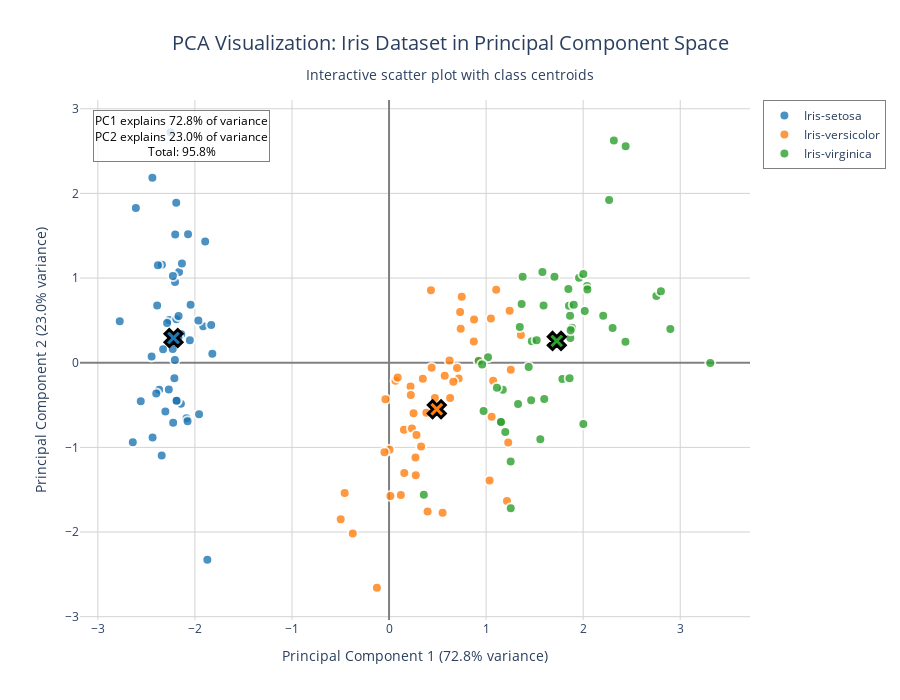

Write notebook code for a chart like this one.
### Code cell
# Enhanced Plotly PCA visualization with additional features
fig_pca_enhanced = go.Figure()

# Define colors matching the original matplotlib colors
color_map = {
    'Iris-setosa': '#1f77b4',      # Blue
    'Iris-versicolor': '#ff7f0e',   # Orange  
    'Iris-virginica': '#2ca02c'     # Green
}

# Add scatter plots for each class with enhanced styling
for lab, color in color_map.items():
    class_mask = (y == lab)
    class_data = X_pca[class_mask]
    
    fig_pca_enhanced.add_trace(go.Scatter(
        x=class_data[:, 0],
        y=class_data[:, 1],
        mode='markers',
        name=lab,
        marker=dict(
            color=color,
            size=10,
            opacity=0.8,
            line=dict(width=2, color='white'),
            symbol='circle'
        ),
        hovertemplate=
        '<b>%{fullData.name}</b><br>' +
        'PC1: %{x:.3f}<br>' +
        'PC2: %{y:.3f}<br>' +
        'Sample #: %{pointNumber}<br>' +
        '<extra></extra>'
    ))
    
    # Add class centroids
    centroid = np.mean(class_data, axis=0)
    fig_pca_enhanced.add_trace(go.Scatter(
        x=[centroid[0]],
        y=[centroid[1]],
        mode='markers',
        name=f'{lab} Centroid',
        marker=dict(
            color=color,
            size=15,
            symbol='x',
            line=dict(width=3, color='black')
        ),
        showlegend=False,
        hovertemplate=
        '<b>%{fullData.name}</b><br>' +
        'PC1: %{x:.3f}<br>' +
        'PC2: %{y:.3f}<br>' +
        '<extra></extra>'
    ))

# Add variance explanation to the plot
variance_text = f"PC1 explains {var_exp[0]:.1f}% of variance<br>PC2 explains {var_exp[1]:.1f}% of variance<br>Total: {var_exp[0] + var_exp[1]:.1f}%"

fig_pca_enhanced.add_annotation(
    x=0.02, y=0.98,
    xref="paper", yref="paper",
    text=variance_text,
    showarrow=False,
    font=dict(size=12, color="black"),
    bgcolor="rgba(255,255,255,0.8)",
    bordercolor="gray",
    borderwidth=1
)

# Update layout with enhanced styling
fig_pca_enhanced.update_layout(
    title={
        'text': 'PCA Visualization: Iris Dataset in Principal Component Space<br><sub>Interactive scatter plot with class centroids</sub>',
        'x': 0.5,
        'xanchor': 'center',
        'font': {'size': 20}
    },
    xaxis=dict(
        title=f'Principal Component 1 ({var_exp[0]:.1f}% variance)',
        # titlefont=dict(size=14),
        tickfont=dict(size=12),
        showgrid=True,
        gridcolor='lightgray',
        zeroline=True,
        zerolinecolor='gray',
        zerolinewidth=2
    ),
    yaxis=dict(
        title=f'Principal Component 2 ({var_exp[1]:.1f}% variance)',
        # titlefont=dict(size=14),
        tickfont=dict(size=12),
        showgrid=True,
        gridcolor='lightgray',
        zeroline=True,
        zerolinecolor='gray',
        zerolinewidth=2
    ),
    legend=dict(
        orientation="v",
        yanchor="top",
        y=1,
        xanchor="left",
        x=1.02,
        bgcolor="rgba(255,255,255,0.9)",
        bordercolor="gray",
        borderwidth=1
    ),
    plot_bgcolor='white',
    width=900,
    height=700,
    showlegend=True,
    margin=dict(r=150)  # Make room for legend
)

fig_pca_enhanced.show()

### Figure 1 — Plotly figure (JSON) as saved in the notebook; plotly's stock layout.template omitted (floating-point values rounded to 4 significant figures)
{"data": [{"hovertemplate": "<b>%{fullData.name}</b><br>PC1: %{x:.3f}<br>PC2: %{y:.3f}<br>Sample #: %{pointNumber}<br><extra></extra>", "marker": {"color": "#1f77b4", "line": {"color": "white", "width": 2}, "opacity": 0.8, "size": 10, "symbol": "circle"}, "mode": "markers", "name": "Iris-setosa", "type": "scatter", "x": [-2.265, -2.086, -2.368, -2.304, -2.389, -2.071, -2.446, -2.234, -2.342, -2.189, -2.163, -2.327, -2.224, -2.64, -2.192, -2.251, -2.203, -2.19, -1.894, -2.34, -1.915, -2.205, -2.774, -1.82, -2.228, -1.957, -2.052, -2.168, -2.14, -2.269, -2.145, -1.832, -2.608, -2.438, -2.189, -2.211, -2.044, -2.189, -2.436, -2.171, -2.287, -1.872, -2.558, -1.964, -2.133, -2.075, -2.381, -2.398, -2.227, -2.206], "y": [0.5057, -0.6554, -0.3185, -0.5754, 0.6748, 1.519, 0.07456, 0.2476, -1.095, -0.4486, 1.071, 0.1586, -0.7091, -0.9383, 1.89, 2.722, 1.514, 0.5143, 1.431, 1.158, 0.4305, 0.9525, 0.4895, 0.1068, 0.1622, -0.6079, 0.266, 0.552, 0.3366, -0.3149, -0.4839, 0.4453, 1.828, 2.185, -0.4486, -0.1843, 0.685, -0.4486, -0.8822, 0.2927, 0.468, -2.328, -0.4538, 0.4974, 1.171, -0.6919, 1.151, -0.3624, 1.025, 0.03224]}, {"hovertemplate": "<b>%{fullData.name}</b><br>PC1: %{x:.3f}<br>PC2: %{y:.3f}<br><extra></extra>", "marker": {"color": "#1f77b4", "line": {"color": "black", "width": 3}, "size": 15, "symbol": "x"}, "mode": "markers", "name": "Iris-setosa Centroid", "showlegend": false, "type": "scatter", "x": [-2.22], "y": [0.2922]}, {"hovertemplate": "<b>%{fullData.name}</b><br>PC1: %{x:.3f}<br>PC2: %{y:.3f}<br>Sample #: %{pointNumber}<br><extra></extra>", "marker": {"color": "#ff7f0e", "line": {"color": "white", "width": 2}, "opacity": 0.8, "size": 10, "symbol": "circle"}, "mode": "markers", "name": "Iris-versicolor", "type": "scatter", "x": [1.104, 0.7325, 1.242, 0.3973, 1.073, 0.3845, 0.7487, -0.4979, 0.9262, 0.004968, -0.1247, 0.4387, 0.5516, 0.7172, -0.03726, 0.8759, 0.348, 0.1534, 1.215, 0.1569, 0.7383, 0.4724, 1.228, 0.6294, 0.7005, 0.8735, 1.254, 1.358, 0.6621, -0.04728, 0.1215, 0.01412, 0.236, 1.057, 0.2214, 0.4318, 1.049, 1.036, 0.06707, 0.2754, 0.2723, 0.6232, 0.33, -0.3736, 0.2829, 0.08905, 0.2244, 0.5739, -0.457, 0.2522], "y": [0.8631, 0.5986, 0.6148, -1.758, -0.2118, -0.5911, 0.7787, -1.849, 0.03033, -1.029, -2.658, -0.05888, -1.773, -0.1854, -0.4328, 0.51, -0.1906, -0.7907, -1.633, -1.303, 0.4025, -0.4166, -0.9409, -0.4168, -0.06349, 0.2507, -0.08262, 0.3288, -0.2243, -1.057, -1.564, -1.573, -0.7759, -0.6369, -0.2808, 0.8551, 0.5222, -1.392, -0.2126, -1.33, -1.119, 0.02754, -0.9889, -2.018, -0.854, -0.1749, -0.3805, -0.1537, -1.539, -0.5959]}, {"hovertemplate": "<b>%{fullData.name}</b><br>PC1: %{x:.3f}<br>PC2: %{y:.3f}<br><extra></extra>", "marker": {"color": "#ff7f0e", "line": {"color": "black", "width": 3}, "size": 15, "symbol": "x"}, "mode": "markers", "name": "Iris-versicolor Centroid", "showlegend": false, "type": "scatter", "x": [0.4921], "y": [-0.5495]}, {"hovertemplate": "<b>%{fullData.name}</b><br>PC1: %{x:.3f}<br>PC2: %{y:.3f}<br>Sample #: %{pointNumber}<br><extra></extra>", "marker": {"color": "#2ca02c", "line": {"color": "white", "width": 2}, "opacity": 0.8, "size": 10, "symbol": "circle"}, "mode": "markers", "name": "Iris-virginica", "type": "scatter", "x": [1.848, 1.153, 2.206, 1.439, 1.868, 2.754, 0.3584, 2.303, 2.002, 2.268, 1.366, 1.599, 1.884, 1.253, 1.464, 1.592, 1.471, 2.437, 3.309, 1.254, 2.04, 0.9739, 2.898, 1.329, 1.704, 1.958, 1.172, 1.02, 1.786, 1.865, 2.435, 2.316, 1.86, 1.111, 1.197, 2.801, 1.58, 1.347, 0.9234, 1.854, 2.016, 1.903, 1.153, 2.043, 2.002, 1.871, 1.558, 1.521, 1.376, 0.9593], "y": [0.8717, -0.7013, 0.5545, -0.05001, 0.2912, 0.7884, -1.56, 0.4095, -0.7239, 1.921, 0.6939, -0.4282, 0.4143, -1.167, -0.4441, 0.677, 0.2532, 2.557, -0.002361, -1.718, 0.9074, -0.5712, 0.3978, -0.4868, 1.014, 1.003, -0.3189, 0.06554, -0.1933, 0.5554, 0.2467, 2.626, -0.1847, -0.296, -0.8172, 0.8447, 1.072, 0.4223, 0.01923, 0.6724, 0.6104, 0.686, -0.7013, 0.8647, 1.049, 0.3828, -0.9053, 0.2668, 1.016, -0.02228]}, {"hovertemplate": "<b>%{fullData.name}</b><br>PC1: %{x:.3f}<br>PC2: %{y:.3f}<br><extra></extra>", "marker": {"color": "#2ca02c", "line": {"color": "black", "width": 3}, "size": 15, "symbol": "x"}, "mode": "markers", "name": "Iris-virginica Centroid", "showlegend": false, "type": "scatter", "x": [1.728], "y": [0.2573]}], "layout": {"annotations": [{"bgcolor": "rgba(255,255,255,0.8)", "bordercolor": "gray", "borderwidth": 1, "font": {"color": "black", "size": 12}, "showarrow": false, "text": "PC1 explains 72.8% of variance<br>PC2 explains 23.0% of variance<br>Total: 95.8%", "x": 0.02, "xref": "paper", "y": 0.98, "yref": "paper"}], "height": 700, "legend": {"bgcolor": "rgba(255,255,255,0.9)", "bordercolor": "gray", "borderwidth": 1, "orientation": "v", "x": 1.02, "xanchor": "left", "y": 1, "yanchor": "top"}, "margin": {"r": 150}, "plot_bgcolor": "white", "showlegend": true, "title": {"font": {"size": 20}, "text": "PCA Visualization: Iris Dataset in Principal Component Space<br><sub>Interactive scatter plot with class centroids</sub>", "x": 0.5, "xanchor": "center"}, "width": 900, "xaxis": {"gridcolor": "lightgray", "showgrid": true, "tickfont": {"size": 12}, "title": {"text": "Principal Component 1 (72.8% variance)"}, "zeroline": true, "zerolinecolor": "gray", "zerolinewidth": 2}, "yaxis": {"gridcolor": "lightgray", "showgrid": true, "tickfont": {"size": 12}, "title": {"text": "Principal Component 2 (23.0% variance)"}, "zeroline": true, "zerolinecolor": "gray", "zerolinewidth": 2}}}
